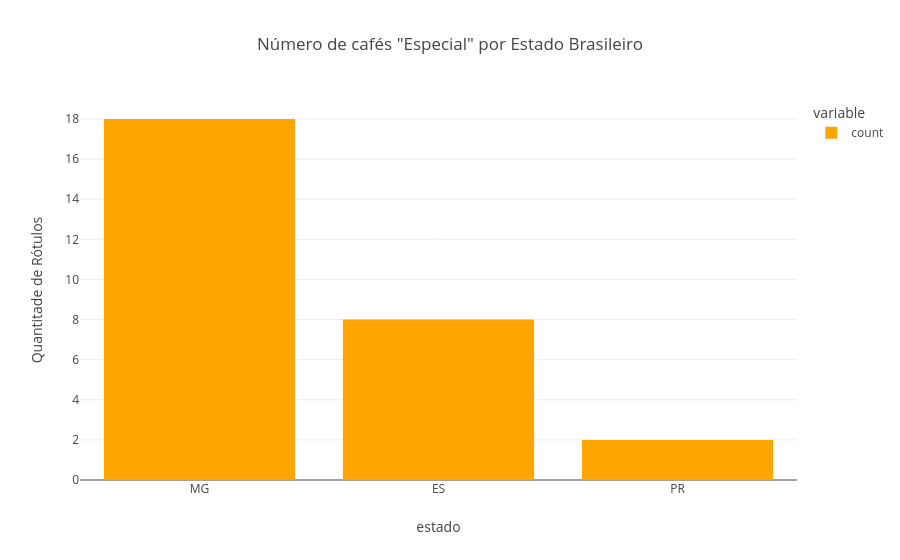

Notebook cell for this chart:
### Markdown cell above
## Cafés Especiais
- Somente MG, ES e PR produzem os chamados cafés "Especiais", sendo a predominância mineira.  
Esta categoria é considerada a melhor entre todas.

### Code cell
especial_por_estado = coffee_data['estado'][coffee_data['tipo_simbolo'] == 'Especial'].value_counts()
fig = px.bar(especial_por_estado, title='Número de cafés "Especial" por Estado Brasileiro', labels={'Estado': 'Estados Brasileiros', 'value': 'Quantitade de Rótulos'})
fig.update_traces(marker_color='orange')

### Figure 1 — Plotly figure (JSON) as saved in the notebook; plotly's stock layout.template omitted (floating-point values rounded to 4 significant figures)
{"data": [{"hovertemplate": "variable=count<br>estado=%{x}<br>Quantitade de Rótulos=%{y}<extra></extra>", "legendgroup": "count", "marker": {"color": "orange", "pattern": {"shape": ""}}, "name": "count", "orientation": "v", "showlegend": true, "textposition": "auto", "type": "bar", "x": ["MG", "ES", "PR"], "xaxis": "x", "y": [18, 8, 2], "yaxis": "y"}], "layout": {"barmode": "relative", "legend": {"title": {"text": "variable"}, "tracegroupgap": 0}, "title": {"text": "Número de cafés \"Especial\" por Estado Brasileiro"}, "xaxis": {"anchor": "y", "domain": [0, 1], "title": {"text": "estado"}}, "yaxis": {"anchor": "x", "domain": [0, 1], "title": {"text": "Quantitade de Rótulos"}}}}
